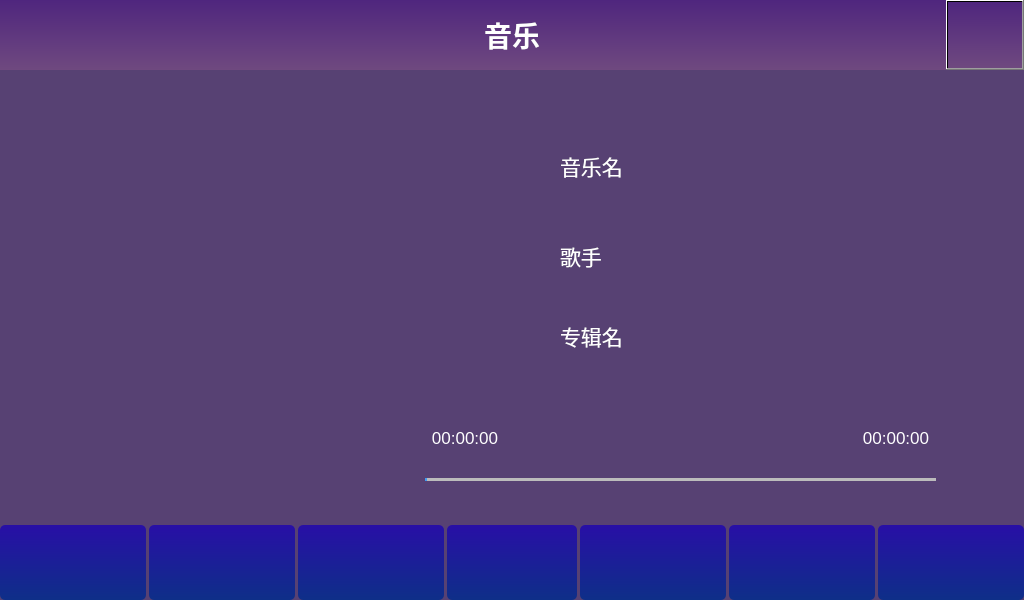
<?xml version="1.0" encoding="UTF-8"?>
<ui version="4.0">
 <class>MusicPlayer</class>
 <widget class="QWidget" name="MusicPlayer">
  <property name="geometry">
   <rect>
    <x>0</x>
    <y>0</y>
    <width>1024</width>
    <height>600</height>
   </rect>
  </property>
  <property name="minimumSize">
   <size>
    <width>1024</width>
    <height>600</height>
   </size>
  </property>
  <property name="maximumSize">
   <size>
    <width>1024</width>
    <height>600</height>
   </size>
  </property>
  <property name="focusPolicy">
   <enum>Qt::ClickFocus</enum>
  </property>
  <property name="windowTitle">
   <string>Form</string>
  </property>
  <property name="styleSheet">
   <string notr="true">background-color: rgb(87, 65, 115);</string>
  </property>
  <widget class="QWidget" name="widget" native="true">
   <property name="geometry">
    <rect>
     <x>0</x>
     <y>0</y>
     <width>1024</width>
     <height>70</height>
    </rect>
   </property>
   <property name="minimumSize">
    <size>
     <width>1024</width>
     <height>70</height>
    </size>
   </property>
   <property name="maximumSize">
    <size>
     <width>1024</width>
     <height>70</height>
    </size>
   </property>
   <property name="styleSheet">
    <string notr="true">background-color: qlineargradient(spread:pad, x1:0, y1:0, x2:0, y2:1, stop:0 rgb(79, 38, 126), stop:1 rgb(111, 73, 127));</string>
   </property>
   <widget class="QPushButton" name="pushButton">
    <property name="geometry">
     <rect>
      <x>10</x>
      <y>10</y>
      <width>50</width>
      <height>50</height>
     </rect>
    </property>
    <property name="minimumSize">
     <size>
      <width>50</width>
      <height>50</height>
     </size>
    </property>
    <property name="maximumSize">
     <size>
      <width>50</width>
      <height>50</height>
     </size>
    </property>
    <property name="styleSheet">
     <string notr="true">QPushButton{
background-color: rgba(255, 255, 255， 0);
border-image: url(:/images/playerIcons/home.png);
}
QPushButton:pressed{
	background-color: rgb(133, 76, 255);
}
QPushButton:hover{
	background-color:  rgb(133, 76, 255);
}
QPushButton:released{
	background-color:rgba(255, 255, 255， 0);
}</string>
    </property>
    <property name="text">
     <string/>
    </property>
   </widget>
   <widget class="QLabel" name="label">
    <property name="geometry">
     <rect>
      <x>0</x>
      <y>0</y>
      <width>1024</width>
      <height>70</height>
     </rect>
    </property>
    <property name="minimumSize">
     <size>
      <width>1024</width>
      <height>70</height>
     </size>
    </property>
    <property name="maximumSize">
     <size>
      <width>1024</width>
      <height>70</height>
     </size>
    </property>
    <property name="font">
     <font>
      <pointsize>21</pointsize>
      <weight>75</weight>
      <bold>true</bold>
     </font>
    </property>
    <property name="styleSheet">
     <string notr="true">color:white;</string>
    </property>
    <property name="text">
     <string>音乐</string>
    </property>
    <property name="alignment">
     <set>Qt::AlignCenter</set>
    </property>
   </widget>
   <widget class="QPushButton" name="return_btn">
    <property name="geometry">
     <rect>
      <x>946</x>
      <y>0</y>
      <width>78</width>
      <height>70</height>
     </rect>
    </property>
    <property name="styleSheet">
     <string notr="true">QPushButton{
background-color: rgba(255, 255, 255， 0);
border-image: url(:/images/playerIcons/return_d.gif);
}
QPushButton:pressed{
	border-image: url(:/images/playerIcons/return_u.gif);
}
QPushButton:hover{


}
QPushButton:released{
	border-image: url(:/images/playerIcons/return_d.gif);
}</string>
    </property>
    <property name="text">
     <string/>
    </property>
   </widget>
  </widget>
  <widget class="QWidget" name="widget_2" native="true">
   <property name="geometry">
    <rect>
     <x>0</x>
     <y>525</y>
     <width>1024</width>
     <height>75</height>
    </rect>
   </property>
   <property name="minimumSize">
    <size>
     <width>1024</width>
     <height>75</height>
    </size>
   </property>
   <property name="maximumSize">
    <size>
     <width>1024</width>
     <height>75</height>
    </size>
   </property>
   <layout class="QHBoxLayout" name="horizontalLayout">
    <property name="spacing">
     <number>3</number>
    </property>
    <property name="leftMargin">
     <number>0</number>
    </property>
    <property name="topMargin">
     <number>0</number>
    </property>
    <property name="rightMargin">
     <number>0</number>
    </property>
    <property name="bottomMargin">
     <number>0</number>
    </property>
    <item>
     <widget class="QPushButton" name="setttingButton">
      <property name="minimumSize">
       <size>
        <width>146</width>
        <height>75</height>
       </size>
      </property>
      <property name="maximumSize">
       <size>
        <width>146</width>
        <height>75</height>
       </size>
      </property>
      <property name="focusPolicy">
       <enum>Qt::NoFocus</enum>
      </property>
      <property name="styleSheet">
       <string notr="true">QPushButton{
background-color: qlineargradient(spread:pad, x1:0, y1:0, x2:0, y2:1, stop:0 rgb(40, 15, 166), stop:1 rgb(14, 47, 136));
border-radius:5px;
border:0px soild red;
}

QPushButton:pressed{
border-radius:5px;
	border:3px solid red;
	background-color: qradialgradient(spread:repeat, cx:0.5, cy:0.5, radius:0.077, fx:0.5, fy:0.5, stop:0 rgba(0, 169, 255, 147), stop:0.497326 rgba(0, 0, 0, 147), stop:1 rgba(0, 169, 255, 147));
}

QPushButton:released{
	background-color: qlineargradient(spread:pad, x1:0, y1:0, x2:0, y2:1, stop:0 rgb(40, 15, 166), stop:1 rgb(14, 47, 136));
border-radius:5px;
border:0px soild red;
}</string>
      </property>
      <property name="text">
       <string/>
      </property>
      <property name="icon">
       <iconset>
        <normalon>:/images/playerIcons/settings_new(1).png</normalon>
       </iconset>
      </property>
      <property name="iconSize">
       <size>
        <width>50</width>
        <height>50</height>
       </size>
      </property>
     </widget>
    </item>
    <item>
     <widget class="QPushButton" name="playOrderButton">
      <property name="minimumSize">
       <size>
        <width>146</width>
        <height>75</height>
       </size>
      </property>
      <property name="maximumSize">
       <size>
        <width>146</width>
        <height>75</height>
       </size>
      </property>
      <property name="focusPolicy">
       <enum>Qt::NoFocus</enum>
      </property>
      <property name="styleSheet">
       <string notr="true">QPushButton{
background-color: qlineargradient(spread:pad, x1:0, y1:0, x2:0, y2:1, stop:0 rgb(40, 15, 166), stop:1 rgb(14, 47, 136));
border-radius:5px;
border:0px soild red;
}

QPushButton:pressed{
border-radius:5px;
	border:3px solid red;
	background-color: qradialgradient(spread:repeat, cx:0.5, cy:0.5, radius:0.077, fx:0.5, fy:0.5, stop:0 rgba(0, 169, 255, 147), stop:0.497326 rgba(0, 0, 0, 147), stop:1 rgba(0, 169, 255, 147));
}

QPushButton:released{
	background-color: qlineargradient(spread:pad, x1:0, y1:0, x2:0, y2:1, stop:0 rgb(40, 15, 166), stop:1 rgb(14, 47, 136));
border-radius:5px;
border:0px soild red;
}</string>
      </property>
      <property name="text">
       <string/>
      </property>
      <property name="icon">
       <iconset>
        <normalon>:/images/playerIcons/randomPlay.png</normalon>
       </iconset>
      </property>
      <property name="iconSize">
       <size>
        <width>60</width>
        <height>60</height>
       </size>
      </property>
     </widget>
    </item>
    <item>
     <widget class="QPushButton" name="preMusicButton">
      <property name="minimumSize">
       <size>
        <width>146</width>
        <height>75</height>
       </size>
      </property>
      <property name="maximumSize">
       <size>
        <width>146</width>
        <height>75</height>
       </size>
      </property>
      <property name="focusPolicy">
       <enum>Qt::NoFocus</enum>
      </property>
      <property name="styleSheet">
       <string notr="true">QPushButton{
background-color: qlineargradient(spread:pad, x1:0, y1:0, x2:0, y2:1, stop:0 rgb(40, 15, 166), stop:1 rgb(14, 47, 136));
border-radius:5px;
border:0px soild red;
}

QPushButton:pressed{
border-radius:5px;
	border:3px solid red;
	background-color: qradialgradient(spread:repeat, cx:0.5, cy:0.5, radius:0.077, fx:0.5, fy:0.5, stop:0 rgba(0, 169, 255, 147), stop:0.497326 rgba(0, 0, 0, 147), stop:1 rgba(0, 169, 255, 147));
}

QPushButton:released{
	background-color: qlineargradient(spread:pad, x1:0, y1:0, x2:0, y2:1, stop:0 rgb(40, 15, 166), stop:1 rgb(14, 47, 136));
border-radius:5px;
border:0px soild red;
}</string>
      </property>
      <property name="text">
       <string/>
      </property>
      <property name="icon">
       <iconset>
        <normalon>:/images/playerIcons/preVideo.png</normalon>
       </iconset>
      </property>
      <property name="iconSize">
       <size>
        <width>40</width>
        <height>40</height>
       </size>
      </property>
     </widget>
    </item>
    <item>
     <widget class="QPushButton" name="playButton">
      <property name="minimumSize">
       <size>
        <width>0</width>
        <height>0</height>
       </size>
      </property>
      <property name="maximumSize">
       <size>
        <width>146</width>
        <height>75</height>
       </size>
      </property>
      <property name="focusPolicy">
       <enum>Qt::NoFocus</enum>
      </property>
      <property name="styleSheet">
       <string notr="true">QPushButton{
background-color: qlineargradient(spread:pad, x1:0, y1:0, x2:0, y2:1, stop:0 rgb(40, 15, 166), stop:1 rgb(14, 47, 136));
border-radius:5px;
border:0px soild red;
}

QPushButton:pressed{
border-radius:5px;
	border:3px solid red;
	background-color: qradialgradient(spread:repeat, cx:0.5, cy:0.5, radius:0.077, fx:0.5, fy:0.5, stop:0 rgba(0, 169, 255, 147), stop:0.497326 rgba(0, 0, 0, 147), stop:1 rgba(0, 169, 255, 147));
}

QPushButton:released{
	background-color: qlineargradient(spread:pad, x1:0, y1:0, x2:0, y2:1, stop:0 rgb(40, 15, 166), stop:1 rgb(14, 47, 136));
border-radius:5px;
border:0px soild red;
}</string>
      </property>
      <property name="text">
       <string/>
      </property>
      <property name="icon">
       <iconset>
        <normalon>:/images/playerIcons/Play.png</normalon>
       </iconset>
      </property>
      <property name="iconSize">
       <size>
        <width>50</width>
        <height>50</height>
       </size>
      </property>
     </widget>
    </item>
    <item>
     <widget class="QPushButton" name="nextMusicButton">
      <property name="minimumSize">
       <size>
        <width>146</width>
        <height>75</height>
       </size>
      </property>
      <property name="maximumSize">
       <size>
        <width>146</width>
        <height>75</height>
       </size>
      </property>
      <property name="focusPolicy">
       <enum>Qt::NoFocus</enum>
      </property>
      <property name="styleSheet">
       <string notr="true">QPushButton{
background-color: qlineargradient(spread:pad, x1:0, y1:0, x2:0, y2:1, stop:0 rgb(40, 15, 166), stop:1 rgb(14, 47, 136));
border-radius:5px;
border:0px soild red;
}

QPushButton:pressed{
border-radius:5px;
	border:3px solid red;
	background-color: qradialgradient(spread:repeat, cx:0.5, cy:0.5, radius:0.077, fx:0.5, fy:0.5, stop:0 rgba(0, 169, 255, 147), stop:0.497326 rgba(0, 0, 0, 147), stop:1 rgba(0, 169, 255, 147));
}

QPushButton:released{
	background-color: qlineargradient(spread:pad, x1:0, y1:0, x2:0, y2:1, stop:0 rgb(40, 15, 166), stop:1 rgb(14, 47, 136));
border-radius:5px;
border:0px soild red;
}</string>
      </property>
      <property name="text">
       <string/>
      </property>
      <property name="icon">
       <iconset>
        <normalon>:/images/playerIcons/nextVideo.png</normalon>
       </iconset>
      </property>
      <property name="iconSize">
       <size>
        <width>40</width>
        <height>40</height>
       </size>
      </property>
     </widget>
    </item>
    <item>
     <widget class="QPushButton" name="searchButton">
      <property name="minimumSize">
       <size>
        <width>146</width>
        <height>75</height>
       </size>
      </property>
      <property name="maximumSize">
       <size>
        <width>146</width>
        <height>75</height>
       </size>
      </property>
      <property name="focusPolicy">
       <enum>Qt::NoFocus</enum>
      </property>
      <property name="styleSheet">
       <string notr="true">QPushButton{
background-color: qlineargradient(spread:pad, x1:0, y1:0, x2:0, y2:1, stop:0 rgb(40, 15, 166), stop:1 rgb(14, 47, 136));
border-radius:5px;
border:0px soild red;
}

QPushButton:pressed{
border-radius:5px;
	border:3px solid red;
	background-color: qradialgradient(spread:repeat, cx:0.5, cy:0.5, radius:0.077, fx:0.5, fy:0.5, stop:0 rgba(0, 169, 255, 147), stop:0.497326 rgba(0, 0, 0, 147), stop:1 rgba(0, 169, 255, 147));
}

QPushButton:released{
	background-color: qlineargradient(spread:pad, x1:0, y1:0, x2:0, y2:1, stop:0 rgb(40, 15, 166), stop:1 rgb(14, 47, 136));
border-radius:5px;
border:0px soild red;
}</string>
      </property>
      <property name="text">
       <string/>
      </property>
      <property name="icon">
       <iconset>
        <normalon>:/images/playerIcons/Search.png</normalon>
       </iconset>
      </property>
      <property name="iconSize">
       <size>
        <width>50</width>
        <height>50</height>
       </size>
      </property>
     </widget>
    </item>
    <item>
     <widget class="QPushButton" name="playListButton">
      <property name="minimumSize">
       <size>
        <width>146</width>
        <height>75</height>
       </size>
      </property>
      <property name="maximumSize">
       <size>
        <width>146</width>
        <height>75</height>
       </size>
      </property>
      <property name="focusPolicy">
       <enum>Qt::NoFocus</enum>
      </property>
      <property name="styleSheet">
       <string notr="true">QPushButton{
background-color: qlineargradient(spread:pad, x1:0, y1:0, x2:0, y2:1, stop:0 rgb(40, 15, 166), stop:1 rgb(14, 47, 136));
border-radius:5px;
border:0px soild red;
}

QPushButton:pressed{
border-radius:5px;
	border:3px solid red;
	background-color: qradialgradient(spread:repeat, cx:0.5, cy:0.5, radius:0.077, fx:0.5, fy:0.5, stop:0 rgba(0, 169, 255, 147), stop:0.497326 rgba(0, 0, 0, 147), stop:1 rgba(0, 169, 255, 147));
}

QPushButton:released{
	background-color: qlineargradient(spread:pad, x1:0, y1:0, x2:0, y2:1, stop:0 rgb(40, 15, 166), stop:1 rgb(14, 47, 136));
border-radius:5px;
border:0px soild red;
}</string>
      </property>
      <property name="text">
       <string/>
      </property>
      <property name="icon">
       <iconset>
        <normalon>:/images/playerIcons/list.png</normalon>
       </iconset>
      </property>
      <property name="iconSize">
       <size>
        <width>80</width>
        <height>80</height>
       </size>
      </property>
     </widget>
    </item>
   </layout>
  </widget>
  <widget class="QWidget" name="layoutWidget">
   <property name="geometry">
    <rect>
     <x>420</x>
     <y>410</y>
     <width>521</width>
     <height>91</height>
    </rect>
   </property>
   <layout class="QGridLayout" name="gridLayout" rowstretch="0,0">
    <item row="0" column="0">
     <widget class="QLabel" name="curTimeLabel">
      <property name="sizePolicy">
       <sizepolicy hsizetype="Preferred" vsizetype="Preferred">
        <horstretch>0</horstretch>
        <verstretch>0</verstretch>
       </sizepolicy>
      </property>
      <property name="minimumSize">
       <size>
        <width>90</width>
        <height>30</height>
       </size>
      </property>
      <property name="maximumSize">
       <size>
        <width>90</width>
        <height>30</height>
       </size>
      </property>
      <property name="font">
       <font>
        <pointsize>13</pointsize>
       </font>
      </property>
      <property name="styleSheet">
       <string notr="true">background-color: rgba(255, 255, 255, 0);
color: white;
</string>
      </property>
      <property name="text">
       <string>00:00:00</string>
      </property>
      <property name="alignment">
       <set>Qt::AlignCenter</set>
      </property>
     </widget>
    </item>
    <item row="0" column="1">
     <spacer name="horizontalSpacer">
      <property name="orientation">
       <enum>Qt::Horizontal</enum>
      </property>
      <property name="sizeHint" stdset="0">
       <size>
        <width>308</width>
        <height>20</height>
       </size>
      </property>
     </spacer>
    </item>
    <item row="0" column="2">
     <widget class="QLabel" name="totalTimeLabel">
      <property name="minimumSize">
       <size>
        <width>90</width>
        <height>30</height>
       </size>
      </property>
      <property name="maximumSize">
       <size>
        <width>90</width>
        <height>30</height>
       </size>
      </property>
      <property name="font">
       <font>
        <pointsize>13</pointsize>
       </font>
      </property>
      <property name="styleSheet">
       <string notr="true">background-color: rgba(255, 255, 255, 0);
color:white;</string>
      </property>
      <property name="text">
       <string>00:00:00</string>
      </property>
      <property name="alignment">
       <set>Qt::AlignCenter</set>
      </property>
     </widget>
    </item>
    <item row="1" column="0" colspan="3">
     <widget class="QSlider" name="progressSlider">
      <property name="styleSheet">
       <string notr="true">QSlider{
border-color: #bcbcbc;
background-color:rgba(255,255,255,0);
}
QSlider::groove:horizontal {                                
     border: 1px solid #999999;                             
     height: 1px;                                           
    margin: 0px 0;                                         
     left: 5px; right: 5px; 
 }
QSlider::handle:horizontal {                               
     border: 0px ;                           
     border-image: url(:/images/cameraIcons/silderController.png);
     width: 15px;                                           
     margin: -7px -7px -7px -7px;                  
} 
QSlider::add-page:horizontal{
background: qlineargradient(spread:pad, x1:0, y1:1, x2:0, y2:0, stop:0 #bcbcbc, stop:0.25 #bcbcbc, stop:0.5 #bcbcbc, stop:1 #bcbcbc); 

}
QSlider::sub-page:horizontal{                               
 background: qlineargradient(spread:pad, x1:0, y1:1, x2:0, y2:0, stop:0 #439cf3, stop:0.25 #439cf3, stop:0.5 #439cf3, stop:1 #439cf3);                     
}</string>
      </property>
      <property name="orientation">
       <enum>Qt::Horizontal</enum>
      </property>
     </widget>
    </item>
   </layout>
  </widget>
  <widget class="QWidget" name="layoutWidget">
   <property name="geometry">
    <rect>
     <x>480</x>
     <y>140</y>
     <width>382</width>
     <height>52</height>
    </rect>
   </property>
   <layout class="QHBoxLayout" name="horizontalLayout_2">
    <property name="spacing">
     <number>30</number>
    </property>
    <item>
     <widget class="QLabel" name="MusicIconLabel">
      <property name="minimumSize">
       <size>
        <width>50</width>
        <height>50</height>
       </size>
      </property>
      <property name="maximumSize">
       <size>
        <width>50</width>
        <height>50</height>
       </size>
      </property>
      <property name="styleSheet">
       <string notr="true">border-image: url(:/images/playerIcons/music.png);
background-color: rgba(255, 255, 255, 0);</string>
      </property>
      <property name="text">
       <string/>
      </property>
     </widget>
    </item>
    <item>
     <widget class="QLabel" name="MusicTextLabel">
      <property name="minimumSize">
       <size>
        <width>300</width>
        <height>50</height>
       </size>
      </property>
      <property name="maximumSize">
       <size>
        <width>300</width>
        <height>50</height>
       </size>
      </property>
      <property name="font">
       <font>
        <pointsize>16</pointsize>
       </font>
      </property>
      <property name="styleSheet">
       <string notr="true">background-color: rgba(255, 255, 255, 0);
color:white;</string>
      </property>
      <property name="text">
       <string>音乐名</string>
      </property>
     </widget>
    </item>
   </layout>
  </widget>
  <widget class="QWidget" name="layoutWidget">
   <property name="geometry">
    <rect>
     <x>480</x>
     <y>230</y>
     <width>382</width>
     <height>52</height>
    </rect>
   </property>
   <layout class="QHBoxLayout" name="horizontalLayout_3">
    <property name="spacing">
     <number>30</number>
    </property>
    <item>
     <widget class="QLabel" name="artistIconLabelLabel">
      <property name="minimumSize">
       <size>
        <width>50</width>
        <height>50</height>
       </size>
      </property>
      <property name="maximumSize">
       <size>
        <width>50</width>
        <height>50</height>
       </size>
      </property>
      <property name="styleSheet">
       <string notr="true">border-image: url(:/images/playerIcons/man.png);
background-color: rgba(255, 255, 255, 0);</string>
      </property>
      <property name="text">
       <string/>
      </property>
     </widget>
    </item>
    <item>
     <widget class="QLabel" name="artistTextLabel">
      <property name="minimumSize">
       <size>
        <width>300</width>
        <height>50</height>
       </size>
      </property>
      <property name="maximumSize">
       <size>
        <width>300</width>
        <height>50</height>
       </size>
      </property>
      <property name="font">
       <font>
        <pointsize>16</pointsize>
       </font>
      </property>
      <property name="styleSheet">
       <string notr="true">background-color: rgba(255, 255, 255, 0);
color:white;</string>
      </property>
      <property name="text">
       <string>歌手</string>
      </property>
     </widget>
    </item>
   </layout>
  </widget>
  <widget class="QWidget" name="layoutWidget">
   <property name="geometry">
    <rect>
     <x>480</x>
     <y>310</y>
     <width>382</width>
     <height>52</height>
    </rect>
   </property>
   <layout class="QHBoxLayout" name="horizontalLayout_4">
    <property name="spacing">
     <number>30</number>
    </property>
    <item>
     <widget class="QLabel" name="albumIcomLabel">
      <property name="minimumSize">
       <size>
        <width>50</width>
        <height>50</height>
       </size>
      </property>
      <property name="maximumSize">
       <size>
        <width>50</width>
        <height>50</height>
       </size>
      </property>
      <property name="styleSheet">
       <string notr="true">border-image: url(:/images/playerIcons/album.png);
background-color: rgba(255, 255, 255, 0);</string>
      </property>
      <property name="text">
       <string/>
      </property>
     </widget>
    </item>
    <item>
     <widget class="QLabel" name="albumTextLabel">
      <property name="minimumSize">
       <size>
        <width>300</width>
        <height>50</height>
       </size>
      </property>
      <property name="maximumSize">
       <size>
        <width>300</width>
        <height>50</height>
       </size>
      </property>
      <property name="font">
       <font>
        <pointsize>16</pointsize>
       </font>
      </property>
      <property name="styleSheet">
       <string notr="true">background-color: rgba(255, 255, 255, 0);
color:white;</string>
      </property>
      <property name="text">
       <string>专辑名</string>
      </property>
     </widget>
    </item>
   </layout>
  </widget>
  <widget class="QLabel" name="posterLabel">
   <property name="geometry">
    <rect>
     <x>93</x>
     <y>124</y>
     <width>320</width>
     <height>260</height>
    </rect>
   </property>
   <property name="styleSheet">
    <string notr="true">background-color: rgba(255, 255, 255,0);</string>
   </property>
   <property name="text">
    <string/>
   </property>
  </widget>
 </widget>
 <resources/>
 <connections/>
</ui>
